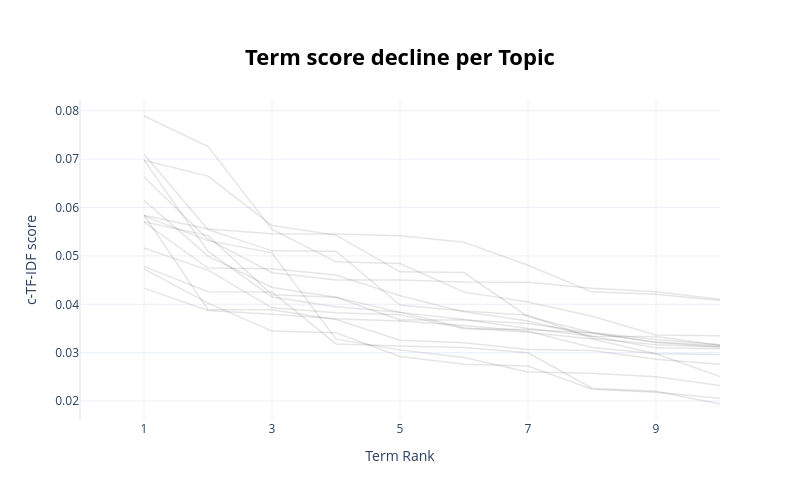

Write notebook code for a chart like this one.
### Markdown cell above
## Visualize Term Score Decline

### Code cell
topic_model.visualize_term_rank()

### Figure 1 — Plotly figure (JSON) as saved in the notebook; plotly's stock layout.template omitted (floating-point values rounded to 4 significant figures)
{"data": [{"hovertext": "<b>Topic -1</b>:the_of_is_in_are_to_and_or_that_ca", "line": {"color": "black", "width": 1.5}, "mode": "lines+lines", "name": "", "opacity": 0.1, "type": "scatter", "x": [1, 2, 3, 4, 5, 6, 7, 8, 9, 10], "y": [0.04785, 0.04259, 0.04254, 0.03181, 0.03136, 0.03107, 0.02997, 0.02265, 0.02202, 0.01939]}, {"hovertext": "<b>Topic 0</b>:the_and_of_to_was_in_he_his_it_that", "line": {"color": "black", "width": 1.5}, "mode": "lines+lines", "name": "", "opacity": 0.1, "type": "scatter", "x": [1, 2, 3, 4, 5, 6, 7, 8, 9, 10], "y": [0.04731, 0.04023, 0.03446, 0.03411, 0.02921, 0.02759, 0.02725, 0.02243, 0.02181, 0.02057]}, {"hovertext": "<b>Topic 1</b>:the_of_is_in_to_and_by_be_it_which", "line": {"color": "black", "width": 1.5}, "mode": "lines+lines", "name": "", "opacity": 0.1, "type": "scatter", "x": [1, 2, 3, 4, 5, 6, 7, 8, 9, 10], "y": [0.05827, 0.05316, 0.05064, 0.03279, 0.03058, 0.029, 0.02601, 0.02573, 0.02502, 0.0232]}, {"hovertext": "<b>Topic 2</b>:brain_is_to_the_that_are_in_of_you_", "line": {"color": "black", "width": 1.5}, "mode": "lines+lines", "name": "", "opacity": 0.1, "type": "scatter", "x": [1, 2, 3, 4, 5, 6, 7, 8, 9, 10], "y": [0.05846, 0.03891, 0.03887, 0.03685, 0.03258, 0.03206, 0.03067, 0.03044, 0.02866, 0.02761]}, {"hovertext": "<b>Topic 3</b>:bacteria_dna_the_to_in_is_are_of_an", "line": {"color": "black", "width": 1.5}, "mode": "lines+lines", "name": "", "opacity": 0.1, "type": "scatter", "x": [1, 2, 3, 4, 5, 6, 7, 8, 9, 10], "y": [0.05707, 0.05419, 0.04196, 0.04144, 0.03675, 0.03675, 0.03601, 0.034, 0.03209, 0.03119]}, {"hovertext": "<b>Topic 4</b>:computer_data_is_software_informati", "line": {"color": "black", "width": 1.5}, "mode": "lines+lines", "name": "", "opacity": 0.1, "type": "scatter", "x": [1, 2, 3, 4, 5, 6, 7, 8, 9, 10], "y": [0.07101, 0.05544, 0.05105, 0.05097, 0.03985, 0.0386, 0.03772, 0.03298, 0.03163, 0.03118]}, {"hovertext": "<b>Topic 5</b>:the_of_stars_is_earth_planets_sun_s", "line": {"color": "black", "width": 1.5}, "mode": "lines+lines", "name": "", "opacity": 0.1, "type": "scatter", "x": [1, 2, 3, 4, 5, 6, 7, 8, 9, 10], "y": [0.05701, 0.04748, 0.04736, 0.04604, 0.04178, 0.03846, 0.03655, 0.03338, 0.03099, 0.03079]}, {"hovertext": "<b>Topic 6</b>:are_the_they_of_fish_and_to_whales_", "line": {"color": "black", "width": 1.5}, "mode": "lines+lines", "name": "", "opacity": 0.1, "type": "scatter", "x": [1, 2, 3, 4, 5, 6, 7, 8, 9, 10], "y": [0.04335, 0.03872, 0.03796, 0.03704, 0.03653, 0.03561, 0.03441, 0.03105, 0.02978, 0.02505]}, {"hovertext": "<b>Topic 7</b>:are_is_of_species_and_the_energy_in", "line": {"color": "black", "width": 1.5}, "mode": "lines+lines", "name": "", "opacity": 0.1, "type": "scatter", "x": [1, 2, 3, 4, 5, 6, 7, 8, 9, 10], "y": [0.05164, 0.04706, 0.03927, 0.03827, 0.03786, 0.03493, 0.03482, 0.03407, 0.03218, 0.03143]}, {"hovertext": "<b>Topic 8</b>:ice_ocean_the_is_sea_oceanic_lithos", "line": {"color": "black", "width": 1.5}, "mode": "lines+lines", "name": "", "opacity": 0.1, "type": "scatter", "x": [1, 2, 3, 4, 5, 6, 7, 8, 9, 10], "y": [0.06978, 0.0665, 0.05627, 0.0543, 0.04671, 0.04656, 0.03743, 0.03415, 0.0327, 0.03161]}, {"hovertext": "<b>Topic 9</b>:radio_used_is_can_television_the_or", "line": {"color": "black", "width": 1.5}, "mode": "lines+lines", "name": "", "opacity": 0.1, "type": "scatter", "x": [1, 2, 3, 4, 5, 6, 7, 8, 9, 10], "y": [0.06981, 0.05092, 0.04151, 0.03951, 0.03838, 0.03517, 0.03425, 0.03282, 0.02979, 0.0296]}, {"hovertext": "<b>Topic 10</b>:is_are_atoms_hydrogen_electrons_of", "line": {"color": "black", "width": 1.5}, "mode": "lines+lines", "name": "", "opacity": 0.1, "type": "scatter", "x": [1, 2, 3, 4, 5, 6, 7, 8, 9, 10], "y": [0.05842, 0.05556, 0.05457, 0.05455, 0.05419, 0.05281, 0.04806, 0.04257, 0.04207, 0.04077]}, {"hovertext": "<b>Topic 11</b>:ants_spiders_are_the_crickets_eggs", "line": {"color": "black", "width": 1.5}, "mode": "lines+lines", "name": "", "opacity": 0.1, "type": "scatter", "x": [1, 2, 3, 4, 5, 6, 7, 8, 9, 10], "y": [0.07892, 0.07261, 0.05548, 0.04877, 0.04841, 0.04252, 0.04046, 0.03752, 0.03364, 0.03348]}, {"hovertext": "<b>Topic 12</b>:humans_ancestor_the_of_in_is_that_", "line": {"color": "black", "width": 1.5}, "mode": "lines+lines", "name": "", "opacity": 0.1, "type": "scatter", "x": [1, 2, 3, 4, 5, 6, 7, 8, 9, 10], "y": [0.06151, 0.04995, 0.04348, 0.04146, 0.03833, 0.03686, 0.03501, 0.03338, 0.03334, 0.03154]}, {"hovertext": "<b>Topic 13</b>:ozone_methane_is_gas_atmosphere_ca", "line": {"color": "black", "width": 1.5}, "mode": "lines+lines", "name": "", "opacity": 0.1, "type": "scatter", "x": [1, 2, 3, 4, 5, 6, 7, 8, 9, 10], "y": [0.06633, 0.05346, 0.04654, 0.04505, 0.045, 0.0446, 0.04457, 0.0433, 0.04259, 0.04103]}], "layout": {"height": 500, "hoverlabel": {"bgcolor": "white", "font": {"family": "Rockwell", "size": 16}}, "showlegend": false, "title": {"font": {"color": "Black", "size": 22}, "text": "<b>Term score decline per Topic</b>", "x": 0.5, "xanchor": "center", "y": 0.9, "yanchor": "top"}, "width": 800, "xaxis": {"dtick": 2, "range": [0, 10], "tick0": 1, "title": {"text": "Term Rank"}}, "yaxis": {"title": {"text": "c-TF-IDF score"}}}}
